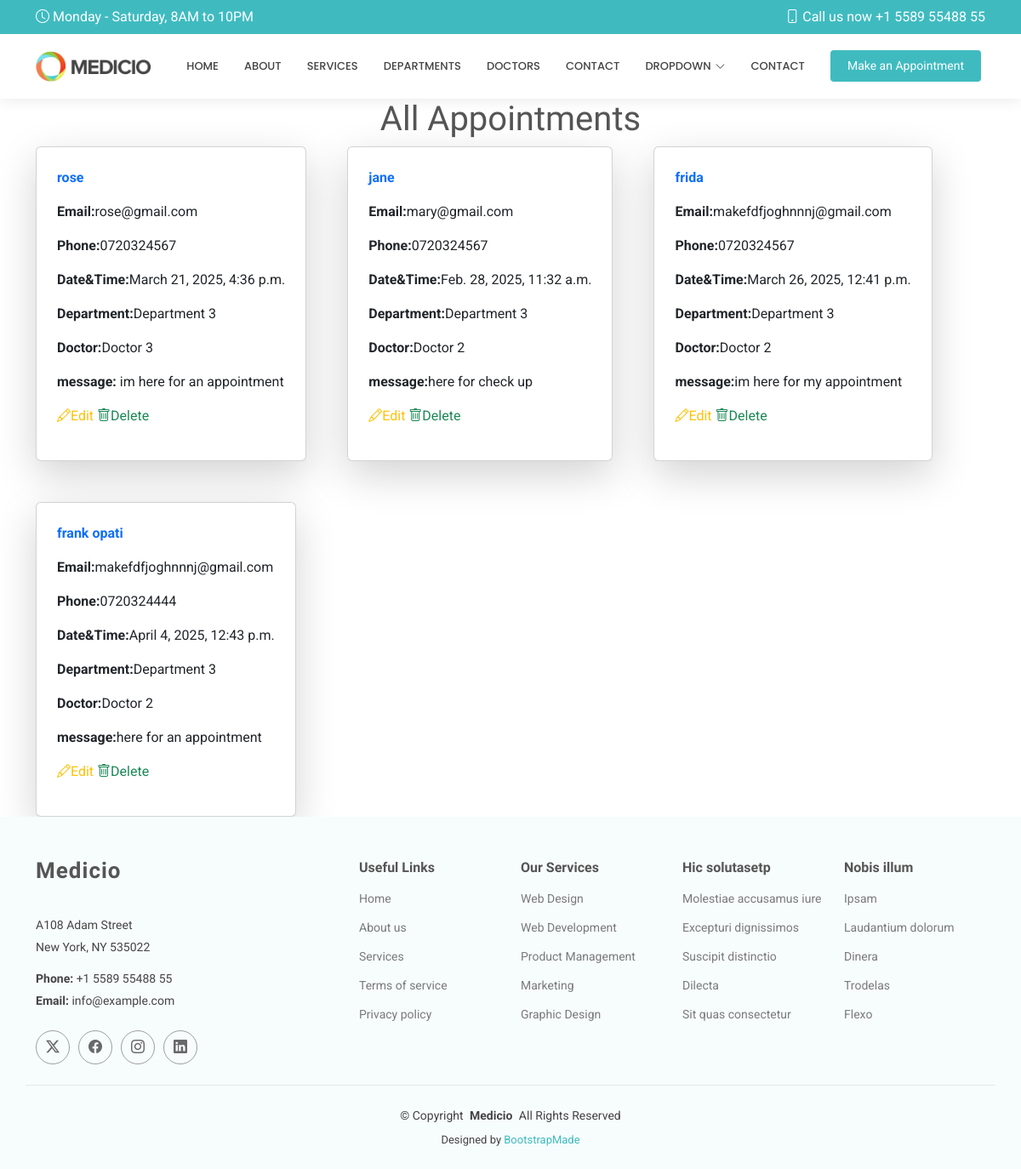
Page /show/ on the committed database.
### hospitalapp/models.py (models this page shows, shortened)
class Appointment(models.Model):
    name = models.CharField(max_length=50)
    email = models.EmailField()
    phone = models.CharField(max_length=15)
    date = models.DateTimeField()
    department = models.CharField(max_length=50)
    doctor = models.CharField(max_length=50)
    message = models.TextField()

### hospitalapp/views.py (the view)
# urls.py: path('show/', views.show, name='show'),
def show(request):
     all =Appointment.objects.all()
     return render(request, 'show.html',{'all':all})

### Templates/show.html (shortened to what this page needs)
{% extends 'starter-page.html' %}
{% load static %}
{% block content %}
<h1 class="text-center">All Appointments</h1>
<div class=" d-flex flex-wrap gap-5 container">
{% for x in all %}
<div class="card w-30 p-4 shadow-lg ">
<p class="fw-bold text-primary">{{ x.name }}</p>
<p><strong>Email:</strong>{{ x.email }}</p>
<p> <strong>Phone:</strong>{{ x.phone }}</p>
<p> <strong>Date&Time:</strong>{{ x.date}}</p>
<p> <strong>Department:</strong>{{ x.department}}</p>
<p> <strong>Doctor:</strong>{{ x.doctor}}</p>
<p> <strong>message:</strong>{{ x.message}}</p>
<p>
    <a href="{% url 'edit' x.id %}" class="text-warning">
        <i class="bi bi-pencil"></i>Edit
    </a>
    <a href="/delete/{{ x.id }}" class="me-5 text-success ">
        <i  class="bi bi-trash "></i>Delete
    </a>
</p>
</div>
{% endfor %}
</div>
{% endblock %}

### static/assets/css/main.css (style rules this page uses)
:root { --default-font: "Roboto", system-ui, -apple-system, "Segoe UI", Roboto, "Helvetica Neue", Arial, "Noto Sans", "Liberation Sans", sans-serif, "Apple Color Emoji", "Segoe UI Emoji", "Segoe UI Symbol", "Noto Color Emoji"; --heading-font: "Raleway", sans-serif; --nav-font: "Poppins", sans-serif; }
:root { --background-color: #ffffff; --default-color: #444444; --heading-color: #555555; --accent-color: #3fbbc0; --surface-color: #ffffff; --contrast-color: #ffffff; }
:root { --nav-color: #444444; --nav-hover-color: #3fbbc0; --nav-mobile-background-color: #ffffff; --nav-dropdown-background-color: #ffffff; --nav-dropdown-color: #444444; --nav-dropdown-hover-color: #3fbbc0; }
:root { scroll-behavior: smooth; }
body { color: var(--default-color); background-color: var(--background-color); font-family: var(--default-font); }
a { color: var(--accent-color); text-decoration: none; transition: 0.3s; }
h1, h2, h3, h4, h5, h6 { color: var(--heading-color); font-family: var(--heading-font); }

### rows in the picture
Appointment: name "rose", email "rose@gmail.com", phone "0720324567", date "March 21, 2025, 4:36 p.m.", department "Department 3", doctor "Doctor 3", message "im here for an appointment"
Appointment: name "jane", email "mary@gmail.com", phone "0720324567", date "Feb. 28, 2025, 11:32 a.m.", department "Department 3", doctor "Doctor 2", message "here for check up"
Appointment: name "frida", email "makefdfjoghnnnj@gmail.com", phone "0720324567", date "March 26, 2025, 12:41 p.m.", department "Department 3", doctor "Doctor 2", message "im here for my appointment"
Appointment: name "frank opati", email "makefdfjoghnnnj@gmail.com", phone "0720324444", date "April 4, 2025, 12:43 p.m.", department "Department 3", doctor "Doctor 2", message "here for an appointment"
